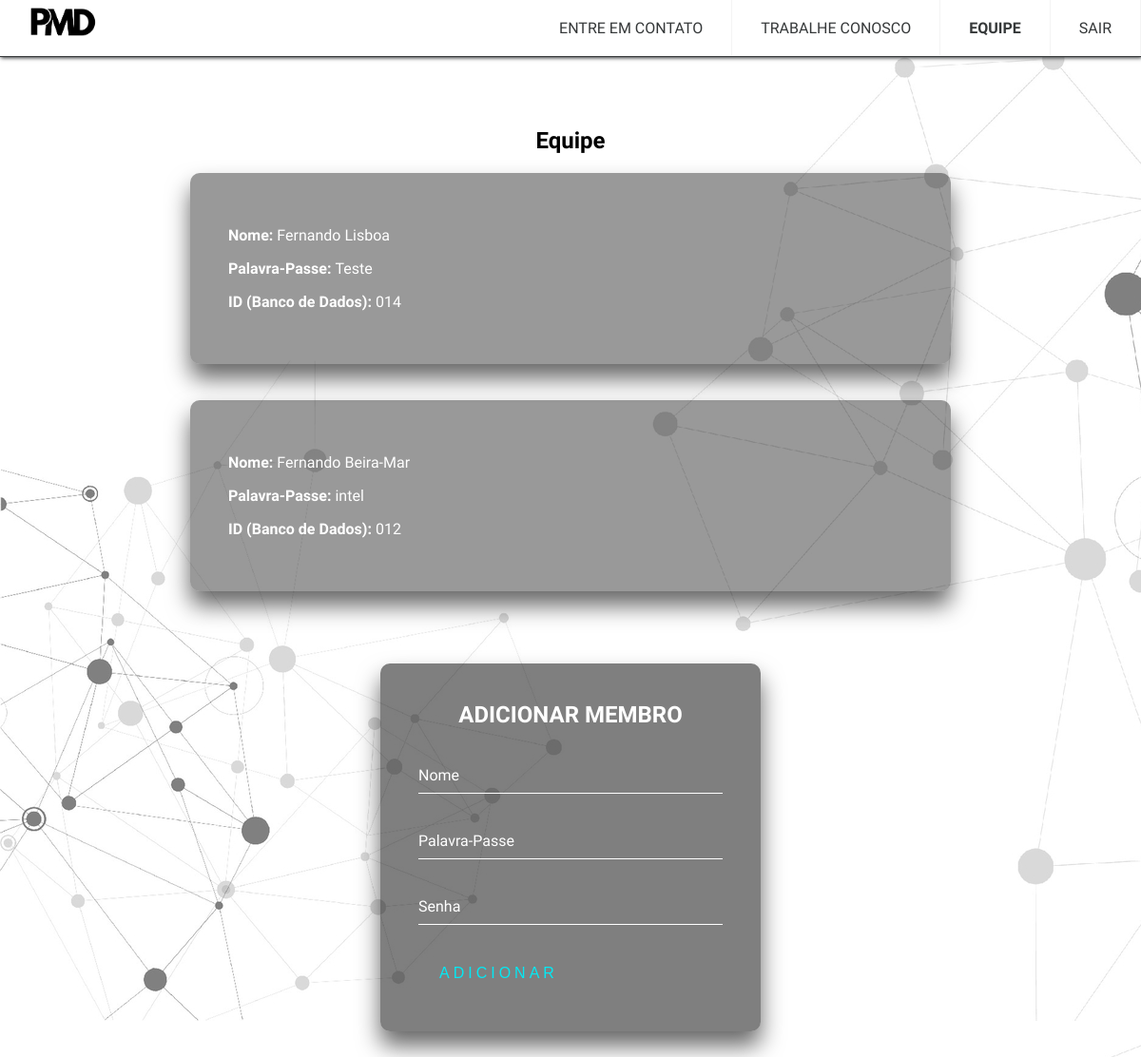
The app's page /admin/equipe.php?num1=641206 (signed in) with its own data.
### tables this page shows
CREATE TABLE IF NOT EXISTS `adms` (
  `id` int(11) NOT NULL AUTO_INCREMENT,
  `palavra_passe` varchar(32) NOT NULL,
  `senha` varchar(32) NOT NULL,
  `nome` varchar(64) NOT NULL,
  PRIMARY KEY (`id`)
);

### admin/equipe.php (the view, shortened to what this page needs)
<?php
if(isset($_SESSION["numLogin"])){
    $n1 = $_GET['num1'];
}else{
    exit;
}
?>
<!DOCTYPE html>
<html lang="pt-br">
<head>
    <link href="../index.css" rel="stylesheet" type="text/css">
    <link href="../bar.css" rel="stylesheet" type="text/css">
    <link href="../parceiros.css" rel="stylesheet">
    <link href="../forms.css" rel="stylesheet">
    <link href="div.css" rel="stylesheet">
</head>
<body>
<header class="header">
  <img src="../img\logo.png" id="logo1" title="Projeto Midia">
  <ul class="menu">
    <li><a href="ec.php?<?php echo "num1=".$n1;?>" id='QS'>ENTRE EM CONTATO</a></li>
    <li><a href="tc.php?<?php echo "num1=".$n1;?>" id='PA'>TRABALHE CONOSCO</a></li>
    <li><a class="neg"id='EQ'>EQUIPE</a></li>
    <li><a href="#c3" id='EQ'  onmouseover="this.style.backgroundColor='#ff0000'; this.style.color='#ffffff'"
    onmouseout="this.style.backgroundColor='#ffffff';this.style.color='#353839'" onclick="location.href='destroy.php'">SAIR</a></li>
  </ul>
</header>
<br><br><br><br><br><br>
<h2>Equipe</h2>
<?php
include 'conexao.inc';
$meu_cod = $_SESSION['codigo'];
$sql = "SELECT* FROM adms WHERE id <> '$meu_cod'";
$res = mysqli_query($conexao, $sql);
while($elemento = mysqli_fetch_row($res)){
    $id = $elemento[0];
    $passe = $elemento[1];
    $nome = $elemento[3];
      echo "
    <a href='equipe_excluir.php?num1=".$n1."&cod=".$id."'>
      <div class='box'>
          <p><b>Nome: </b>$nome </p>
          <p><b>Palavra-Passe: </b>$passe</p>
          <p><b>ID (Banco de Dados): </b>0$id </p>
      </div>
    </a>
    <br><br>
  ";
}
?>
<br><br>
<div id="center" class="login-box">
    <h2>ADICIONAR MEMBRO</h2>
    <form name="" action="adicionar.php?num1=<?php echo $n1;?>" method='POST'>
      <div class="user-box">
        <input type="text" name="nome" maxlenght="32" required>
        <label>Nome</label>
      </div>
      <div class="user-box">
        <input type="text" name="passe" maxlenght="32"  required>
        <label>Palavra-Passe</label>
      </div>
      <div class="user-box">
        <input type="password" name="senha" maxlenght="32" required>
        <label>Senha</label>
      </div>
      <button>
        <span></span>
        <span></span>
        <span></span>
        <span></span>
        Adicionar
      </button>
    </form>
  </div>
  <br><br>

### index.css (style rules this page uses)
body { margin: 0; font-family: 'Montserrat', sans-serif; font-family: 'Mukta', sans-serif; background-image: url('img/background.jpg'); }
h2 { text-align:center; }
p { text-align: justify; }

### bar.css (style rules this page uses)
body { margin: 0; font-family: 'Nanum Gothic', sans-serif; background-color: #f4f4f4; }
#logo1 { width: 6%; margin-top:0.50%; margin-left: 2.5%; margin-right: 2.5%; cursor: pointer; }
.header { background-color: #fff; box-shadow: 1px 1px 4px 0 #353839; position: fixed; width: 100%; z-index: 3; border-bottom:solid #353839 1px; }
.header ul { margin: 0; padding: 0; list-style: none; overflow: hidden; background-color: #fff; }
.header li a { display: block; padding: 13px 20px; border-right: 1px solid #f4f4f4; text-decoration: none; color:#353839; }
.header .menu { clear: both; max-height: 0; transition: max-height .2s ease-out; }
@media (min-width: 48em) { .header li { float: left; } }
@media (min-width: 48em) { .header li a { padding: 20px 30px; } }
@media (min-width: 48em) { .header .menu { clear: none; float: right; max-height: none; } }

### forms.css (style rules this page uses)
html { height: 100%; }
body { margin:0; padding:0; margin: 0; font-family: 'Nanum Gothic', sans-serif; background-image: url('img/background.jpg'); }
#center, button { margin: auto; }
button { background-color: transparent; border-color: transparent; cursor: pointer; }
.login-box { top: 50%; left: 50%; width: 400px; padding: 40px; background: rgba(0,0,0,.5); box-sizing: border-box; box-shadow: 0 15px 25px rgba(0,0,0,.6); border-radius: 10px; }
.login-box h2 { margin: 0 0 30px; padding: 0; color: #fff; text-align: center; }
.login-box .user-box { position: relative; }
.login-box .user-box input { width: 100%; padding: 10px 0; font-size: 16px; color: #fff; margin-bottom: 30px; border: none; border-bottom: 1px solid #fff; outline: none; background: transparent; }
.login-box .user-box label { position: absolute; top:0; left: 0; padding: 10px 0; font-size: 16px; color: #fff; pointer-events: none; transition: .5s; }
.login-box form button { position: relative; display: inline-block; padding: 10px 20px; color: #03e9f4; font-size: 16px; text-decoration: none; text-transform: uppercase; overflow: hidden; transition: .5s; letter-spacing: 4px; text-align: center; }
.login-box button span { position: absolute; display: block; }
.login-box button span:nth-child(1) { top: 0; left: -100%; width: 100%; height: 2px; background: linear-gradient(90deg, transparent, #03e9f4); animation: btn-anim1 1s linear infinite; }
.login-box button span:nth-child(2) { top: -100%; right: 0; width: 2px; height: 100%; background: linear-gradient(180deg, transparent, #03e9f4); animation: btn-anim2 1s linear infinite; animation-delay: .25s }
.login-box button span:nth-child(3) { bottom: 0; right: -100%; width: 100%; height: 2px; background: linear-gradient(270deg, transparent, #03e9f4); animation: btn-anim3 1s linear infinite; animation-delay: .5s }
.login-box button span:nth-child(4) { bottom: -100%; left: 0; width: 2px; height: 100%; background: linear-gradient(360deg, transparent, #03e9f4); animation: btn-anim4 1s linear infinite; animation-delay: .75s }

### admin/div.css (style rules this page uses)
body { background-image: url('../img/background.jpg'); }
.box { top: 50%; left: 50%; width: 800px; padding: 40px; background: rgba(0,0,0,.4); box-sizing: border-box; box-shadow: 0 15px 25px rgba(0,0,0,.6); border-radius: 10px; margin: auto; }
a { text-decoration: none; color: #ffffff; }
p { text-decoration: none; color: #ffffff; }
.neg { font-weight: bold; }

### records on screen
adms: nome "Fernando Lisboa", palavra_passe "Teste", id "14"
adms: nome "Fernando Beira-Mar", palavra_passe "intel", id "12"
